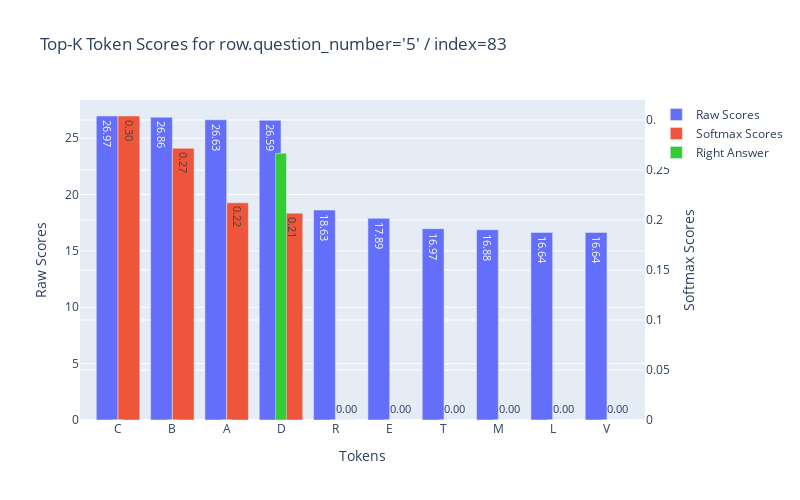

Write notebook code for a chart like this one.
### Markdown cell above
Let's inspect the individual predictions and look at:
- the top 10 predicted tokens and their scores
- the softmax scores for the top 10 tokens

### Code cell
def show_chart_for_row(row, index):
    NL = '\n'
    row_scores = row['top_k_scores']
    row_scores_softmax = torch.softmax(torch.tensor(row_scores), dim=0).numpy()  #
    row_tokens = row['top_k_tokens']

    print(f'''
{row.question}
{NL.join(row.options)}

{"✅" if row.right_answer == row_tokens[0] else "❌"}{row_tokens[0]}: {row_scores_softmax[0] * 100:.2f}%
---
{NL.join([f'{"✅" if row.right_answer == t else "❌"}{t}: {s * 100:.2f}%' for t, s in zip(row_tokens, row_scores_softmax)][1:len(row.options)])}
''')

    # Create figure with secondary y-axis
    fig = go.Figure()

    # Add raw scores on primary y-axis
    fig.add_trace(
        go.Bar(
            x=[x - 0.2 for x in range(len(row_tokens))],  # Shift left
            y=row_scores,
            name="Raw Scores", 
            text=[f'{score:.2f}' for score in row_scores],
            textposition='auto',
            yaxis='y',
            width=0.4  # Make bars thinner
        )
    )

    # Add softmax scores on secondary y-axis
    fig.add_trace(
        go.Bar(
            x=[x + 0.2 for x in range(len(row_tokens))],  # Shift right
            y=row_scores_softmax,
            name="Softmax Scores",
            text=[f'{score:.2f}' for score in row_scores_softmax],
            textposition='auto',
            yaxis='y2',
            width=0.4  # Make bars thinner
        )
    )

    # Add right answer indicator on tertiary y-axis
    right_answer_values = [1 if token == row.right_answer else 0 for token in row_tokens]
    fig.add_trace(
        go.Bar(
            x=list(range(len(row_tokens))),
            y=right_answer_values,
            name="Right Answer",
            marker_color='limegreen',
            yaxis='y3',
            width=0.2
        )
    )

    fig.update_layout(
        title=f'Top-K Token Scores for {row.question_number=} / {index=}',
        xaxis_title='Tokens',
        yaxis_title='Raw Scores',
        yaxis2=dict(
            title='Softmax Scores',
            overlaying='y',
            side='right'
        ),
        yaxis3=dict(
            title='Right Answer',
            overlaying='y',
            side='right',
            position=0.85,
            range=[0, 1.2],
            showgrid=False,
            visible=False
        ),
        width=800,
        height=500,
        showlegend=True,
        xaxis=dict(
            ticktext=row_tokens,
            tickvals=list(range(len(row_tokens)))
        )
    )

    fig.show()

# Create buttons for navigation
from ipywidgets import Button, HBox, widgets
import IPython.display as display

current_index = 0

def show_prev(_):
    global current_index
    current_index = max(0, current_index - 1)
    display.clear_output(wait=True)
    display_buttons()
    show_chart_for_row(answers_df.iloc[current_index], current_index)

def show_next(_):
    global current_index 
    current_index = min(len(answers_df) - 1, current_index + 1)
    display.clear_output(wait=True)
    display_buttons()
    show_chart_for_row(answers_df.iloc[current_index], current_index)

def on_index_change(change):
    global current_index
    current_index = max(0, min(change.new, len(answers_df)-1))
    display.clear_output(wait=True)
    display_buttons()
    show_chart_for_row(answers_df.iloc[current_index], current_index)

def display_buttons():
    prev_button = Button(description='Previous')
    next_button = Button(description='Next')
    index_input = widgets.IntText(
        value=current_index,
        description='Index:',
        min=0,
        max=len(answers_df)-1
    )
    prev_button.on_click(show_prev)
    next_button.on_click(show_next)
    index_input.observe(on_index_change, names='value')
    display.display(HBox([prev_button, next_button, index_input]))

# Show initial chart and buttons
display_buttons()
show_chart_for_row(answers_df.iloc[current_index], current_index)

### Figure 1 — Plotly figure (JSON) as saved in the notebook; plotly's stock layout.template omitted (floating-point values rounded to 4 significant figures)
{"data": [{"name": "Raw Scores", "text": ["26.97", "26.86", "26.63", "26.59", "18.63", "17.89", "16.97", "16.88", "16.64", "16.64"], "textposition": "auto", "type": "bar", "width": 0.4, "x": [-0.2, 0.8, 1.8, 2.8, 3.8, 4.8, 5.8, 6.8, 7.8, 8.8], "y": [26.97, 26.86, 26.63, 26.59, 18.63, 17.89, 16.97, 16.88, 16.64, 16.64], "yaxis": "y"}, {"name": "Softmax Scores", "text": ["0.30", "0.27", "0.22", "0.21", "0.00", "0.00", "0.00", "0.00", "0.00", "0.00"], "textposition": "auto", "type": "bar", "width": 0.4, "x": [0.2, 1.2, 2.2, 3.2, 4.2, 5.2, 6.2, 7.2, 8.2, 9.2], "y": [0.304, 0.2718, 0.2172, 0.2069, 7.238e-05, 3.47e-05, 1.38e-05, 1.259e-05, 9.962e-06, 9.941e-06], "yaxis": "y2"}, {"marker": {"color": "limegreen"}, "name": "Right Answer", "type": "bar", "width": 0.2, "x": [0, 1, 2, 3, 4, 5, 6, 7, 8, 9], "y": [0, 0, 0, 1, 0, 0, 0, 0, 0, 0], "yaxis": "y3"}], "layout": {"height": 500, "showlegend": true, "title": {"text": "Top-K Token Scores for row.question_number='5' / index=83"}, "width": 800, "xaxis": {"ticktext": ["C", "B", "A", "D", "R", "E", "T", "M", "L", "V"], "tickvals": [0, 1, 2, 3, 4, 5, 6, 7, 8, 9], "title": {"text": "Tokens"}}, "yaxis": {"title": {"text": "Raw Scores"}}, "yaxis2": {"overlaying": "y", "side": "right", "title": {"text": "Softmax Scores"}}, "yaxis3": {"overlaying": "y", "position": 0.85, "range": [0, 1.2], "showgrid": false, "side": "right", "title": {"text": "Right Answer"}, "visible": false}}}
